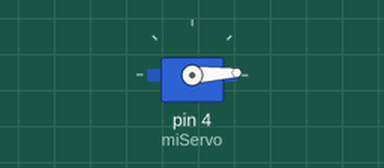
The sketch below on a simulated Arduino Uno, built with avr-gcc and run on an emulated ATmega328P. Shown: servo.

Above: at 0.05 s.
At 1.8 s:
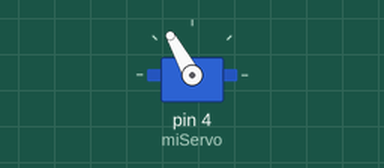
At 3.6 s:
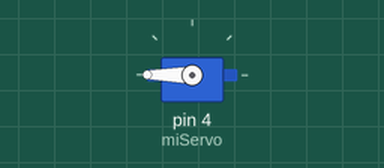
At 7.15 s:
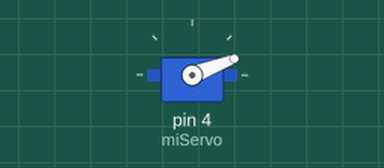
Timing chart, 0 to 12.3 s (numbered marks = the images above):
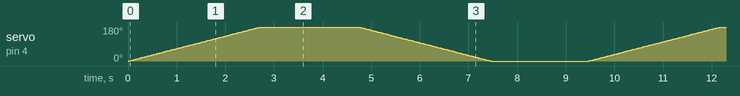

The sketch:

servo_controlESP8266.ino
```cpp
#include <Servo.h>

Servo miServo;  // Crear un objeto de la clase Servo para controlar el servomotor
int tiempoEspera = 2000;  // Tiempo de espera entre movimientos en milisegundos (en este caso, 2 segundos)

void setup() {
  miServo.attach(4);  // El pin GPIO al que está conectado el servo (cámbialo si es necesario)
}

void loop() {
  // Mover el servo de 0° a 180°
  for (int angulo = 0; angulo <= 180; angulo++) {
    miServo.write(angulo);  // Establecer la posición del servo
    delay(15);  // Pequeño retardo para dar tiempo al servo de llegar a la posición
  }

  delay(tiempoEspera);  // Esperar el tiempo especificado

  // Mover el servo de 180° a 0°
  for (int angulo = 180; angulo >= 0; angulo--) {
    miServo.write(angulo);
    delay(15);
  }

  delay(tiempoEspera);  // Esperar el tiempo especificado
}
```
